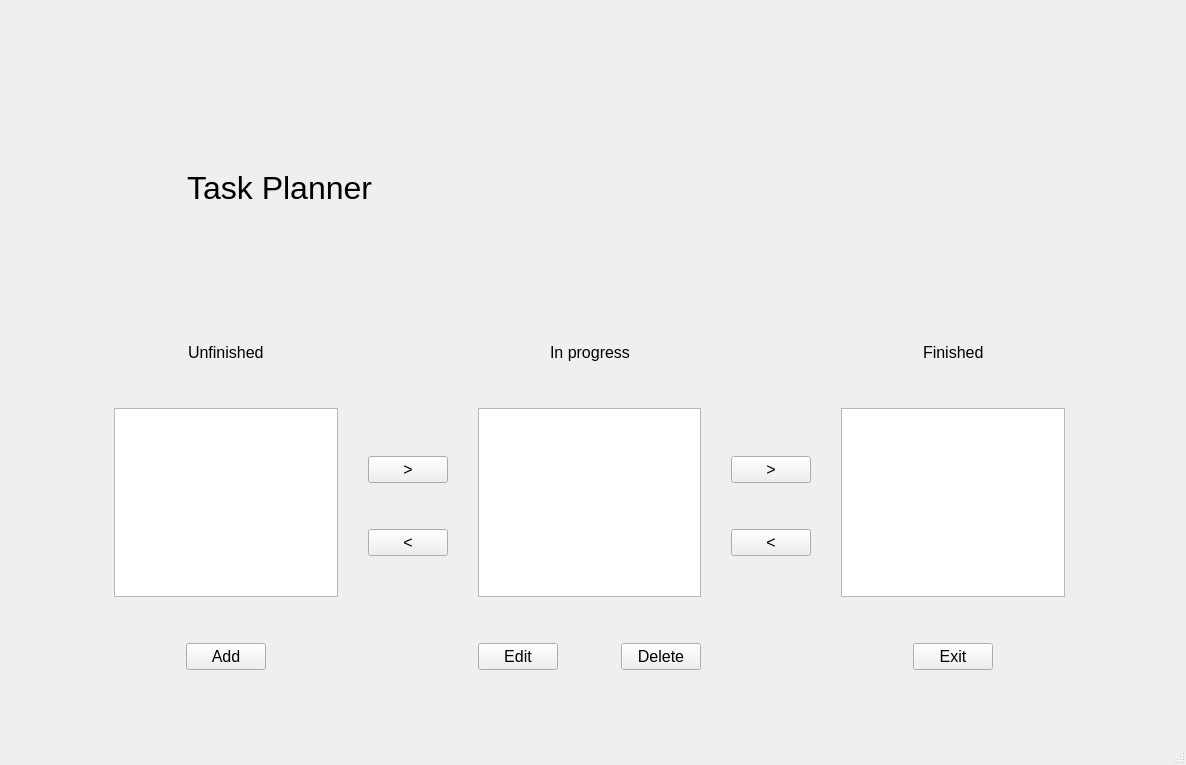
<?xml version="1.0" encoding="UTF-8"?>
<ui version="4.0">
 <class>MainWindow</class>
 <widget class="QMainWindow" name="MainWindow">
  <property name="geometry">
   <rect>
    <x>0</x>
    <y>0</y>
    <width>1186</width>
    <height>765</height>
   </rect>
  </property>
  <property name="windowTitle">
   <string>MainWindow</string>
  </property>
  <widget class="QWidget" name="centralwidget">
   <layout class="QGridLayout" name="gridLayout">
    <item row="0" column="2" rowspan="2">
     <spacer name="verticalSpacer_23">
      <property name="orientation">
       <enum>Qt::Vertical</enum>
      </property>
      <property name="sizeHint" stdset="0">
       <size>
        <width>20</width>
        <height>85</height>
       </size>
      </property>
     </spacer>
    </item>
    <item row="0" column="4">
     <spacer name="verticalSpacer_12">
      <property name="orientation">
       <enum>Qt::Vertical</enum>
      </property>
      <property name="sizeHint" stdset="0">
       <size>
        <width>20</width>
        <height>16</height>
       </size>
      </property>
     </spacer>
    </item>
    <item row="1" column="4" rowspan="3">
     <layout class="QVBoxLayout" name="verticalLayout_2">
      <item>
       <widget class="QLabel" name="label_pixmap_1">
        <property name="minimumSize">
         <size>
          <width>400</width>
          <height>200</height>
         </size>
        </property>
        <property name="maximumSize">
         <size>
          <width>400</width>
          <height>200</height>
         </size>
        </property>
        <property name="text">
         <string/>
        </property>
        <property name="pixmap">
         <pixmap resource="rsc.qrc">:/pics/to_do_list_board.png</pixmap>
        </property>
        <property name="scaledContents">
         <bool>true</bool>
        </property>
       </widget>
      </item>
     </layout>
    </item>
    <item row="2" column="0" colspan="2">
     <spacer name="horizontalSpacer_11">
      <property name="orientation">
       <enum>Qt::Horizontal</enum>
      </property>
      <property name="sizeHint" stdset="0">
       <size>
        <width>186</width>
        <height>20</height>
       </size>
      </property>
     </spacer>
    </item>
    <item row="2" column="2">
     <layout class="QVBoxLayout" name="verticalLayout">
      <item>
       <widget class="QLabel" name="label_task_planner">
        <property name="font">
         <font>
          <pointsize>24</pointsize>
         </font>
        </property>
        <property name="layoutDirection">
         <enum>Qt::LeftToRight</enum>
        </property>
        <property name="text">
         <string>Task Planner </string>
        </property>
        <property name="textFormat">
         <enum>Qt::AutoText</enum>
        </property>
        <property name="alignment">
         <set>Qt::AlignCenter</set>
        </property>
       </widget>
      </item>
     </layout>
    </item>
    <item row="2" column="3">
     <spacer name="horizontalSpacer_5">
      <property name="orientation">
       <enum>Qt::Horizontal</enum>
      </property>
      <property name="sizeType">
       <enum>QSizePolicy::Fixed</enum>
      </property>
      <property name="sizeHint" stdset="0">
       <size>
        <width>200</width>
        <height>0</height>
       </size>
      </property>
     </spacer>
    </item>
    <item row="2" column="5" colspan="2">
     <spacer name="horizontalSpacer_6">
      <property name="orientation">
       <enum>Qt::Horizontal</enum>
      </property>
      <property name="sizeHint" stdset="0">
       <size>
        <width>192</width>
        <height>20</height>
       </size>
      </property>
     </spacer>
    </item>
    <item row="3" column="2" rowspan="2">
     <spacer name="verticalSpacer_10">
      <property name="orientation">
       <enum>Qt::Vertical</enum>
      </property>
      <property name="sizeHint" stdset="0">
       <size>
        <width>20</width>
        <height>81</height>
       </size>
      </property>
     </spacer>
    </item>
    <item row="4" column="4">
     <spacer name="verticalSpacer_11">
      <property name="orientation">
       <enum>Qt::Vertical</enum>
      </property>
      <property name="sizeHint" stdset="0">
       <size>
        <width>20</width>
        <height>12</height>
       </size>
      </property>
     </spacer>
    </item>
    <item row="5" column="0">
     <spacer name="horizontalSpacer_4">
      <property name="orientation">
       <enum>Qt::Horizontal</enum>
      </property>
      <property name="sizeHint" stdset="0">
       <size>
        <width>21</width>
        <height>20</height>
       </size>
      </property>
     </spacer>
    </item>
    <item row="5" column="1" rowspan="2" colspan="5">
     <layout class="QHBoxLayout" name="horizontalLayout_15">
      <item>
       <layout class="QVBoxLayout" name="verticalLayout_5">
        <item>
         <spacer name="verticalSpacer_13">
          <property name="orientation">
           <enum>Qt::Vertical</enum>
          </property>
          <property name="sizeHint" stdset="0">
           <size>
            <width>20</width>
            <height>40</height>
           </size>
          </property>
         </spacer>
        </item>
        <item>
         <layout class="QHBoxLayout" name="horizontalLayout_5">
          <item>
           <spacer name="horizontalSpacer_9">
            <property name="orientation">
             <enum>Qt::Horizontal</enum>
            </property>
            <property name="sizeHint" stdset="0">
             <size>
              <width>40</width>
              <height>20</height>
             </size>
            </property>
           </spacer>
          </item>
          <item>
           <widget class="QLabel" name="label_unfinished">
            <property name="font">
             <font>
              <pointsize>12</pointsize>
             </font>
            </property>
            <property name="text">
             <string>Unfinished</string>
            </property>
           </widget>
          </item>
          <item>
           <spacer name="horizontalSpacer_10">
            <property name="orientation">
             <enum>Qt::Horizontal</enum>
            </property>
            <property name="sizeHint" stdset="0">
             <size>
              <width>40</width>
              <height>20</height>
             </size>
            </property>
           </spacer>
          </item>
         </layout>
        </item>
        <item>
         <spacer name="verticalSpacer_8">
          <property name="orientation">
           <enum>Qt::Vertical</enum>
          </property>
          <property name="sizeType">
           <enum>QSizePolicy::Fixed</enum>
          </property>
          <property name="sizeHint" stdset="0">
           <size>
            <width>20</width>
            <height>40</height>
           </size>
          </property>
         </spacer>
        </item>
        <item>
         <widget class="QListView" name="listView_unfinished">
          <property name="minimumSize">
           <size>
            <width>200</width>
            <height>100</height>
           </size>
          </property>
         </widget>
        </item>
        <item>
         <spacer name="verticalSpacer_7">
          <property name="orientation">
           <enum>Qt::Vertical</enum>
          </property>
          <property name="sizeType">
           <enum>QSizePolicy::Fixed</enum>
          </property>
          <property name="sizeHint" stdset="0">
           <size>
            <width>20</width>
            <height>40</height>
           </size>
          </property>
         </spacer>
        </item>
        <item>
         <layout class="QHBoxLayout" name="horizontalLayout">
          <item>
           <spacer name="horizontalSpacer">
            <property name="orientation">
             <enum>Qt::Horizontal</enum>
            </property>
            <property name="sizeHint" stdset="0">
             <size>
              <width>40</width>
              <height>20</height>
             </size>
            </property>
           </spacer>
          </item>
          <item>
           <widget class="QPushButton" name="button_add">
            <property name="font">
             <font>
              <pointsize>12</pointsize>
             </font>
            </property>
            <property name="text">
             <string>Add</string>
            </property>
           </widget>
          </item>
          <item>
           <spacer name="horizontalSpacer_2">
            <property name="orientation">
             <enum>Qt::Horizontal</enum>
            </property>
            <property name="sizeHint" stdset="0">
             <size>
              <width>40</width>
              <height>20</height>
             </size>
            </property>
           </spacer>
          </item>
         </layout>
        </item>
        <item>
         <spacer name="verticalSpacer_14">
          <property name="orientation">
           <enum>Qt::Vertical</enum>
          </property>
          <property name="sizeHint" stdset="0">
           <size>
            <width>20</width>
            <height>40</height>
           </size>
          </property>
         </spacer>
        </item>
       </layout>
      </item>
      <item>
       <layout class="QVBoxLayout" name="verticalLayout_3">
        <item>
         <spacer name="verticalSpacer_2">
          <property name="orientation">
           <enum>Qt::Vertical</enum>
          </property>
          <property name="sizeHint" stdset="0">
           <size>
            <width>20</width>
            <height>40</height>
           </size>
          </property>
         </spacer>
        </item>
        <item>
         <layout class="QHBoxLayout" name="horizontalLayout_7">
          <item>
           <spacer name="horizontalSpacer_13">
            <property name="orientation">
             <enum>Qt::Horizontal</enum>
            </property>
            <property name="sizeHint" stdset="0">
             <size>
              <width>40</width>
              <height>20</height>
             </size>
            </property>
           </spacer>
          </item>
          <item>
           <widget class="QPushButton" name="button_unfinished_to_in_progress">
            <property name="font">
             <font>
              <pointsize>12</pointsize>
             </font>
            </property>
            <property name="text">
             <string>&gt;</string>
            </property>
           </widget>
          </item>
          <item>
           <spacer name="horizontalSpacer_14">
            <property name="orientation">
             <enum>Qt::Horizontal</enum>
            </property>
            <property name="sizeHint" stdset="0">
             <size>
              <width>40</width>
              <height>20</height>
             </size>
            </property>
           </spacer>
          </item>
         </layout>
        </item>
        <item>
         <spacer name="verticalSpacer">
          <property name="orientation">
           <enum>Qt::Vertical</enum>
          </property>
          <property name="sizeType">
           <enum>QSizePolicy::Fixed</enum>
          </property>
          <property name="sizeHint" stdset="0">
           <size>
            <width>20</width>
            <height>40</height>
           </size>
          </property>
         </spacer>
        </item>
        <item>
         <layout class="QHBoxLayout" name="horizontalLayout_8">
          <item>
           <spacer name="horizontalSpacer_17">
            <property name="orientation">
             <enum>Qt::Horizontal</enum>
            </property>
            <property name="sizeHint" stdset="0">
             <size>
              <width>40</width>
              <height>20</height>
             </size>
            </property>
           </spacer>
          </item>
          <item>
           <widget class="QPushButton" name="button_in_progress_to_unfinished">
            <property name="font">
             <font>
              <pointsize>12</pointsize>
             </font>
            </property>
            <property name="text">
             <string>&lt;</string>
            </property>
           </widget>
          </item>
          <item>
           <spacer name="horizontalSpacer_18">
            <property name="orientation">
             <enum>Qt::Horizontal</enum>
            </property>
            <property name="sizeHint" stdset="0">
             <size>
              <width>40</width>
              <height>20</height>
             </size>
            </property>
           </spacer>
          </item>
         </layout>
        </item>
        <item>
         <spacer name="verticalSpacer_3">
          <property name="orientation">
           <enum>Qt::Vertical</enum>
          </property>
          <property name="sizeHint" stdset="0">
           <size>
            <width>20</width>
            <height>40</height>
           </size>
          </property>
         </spacer>
        </item>
       </layout>
      </item>
      <item>
       <layout class="QVBoxLayout" name="verticalLayout_8">
        <item>
         <spacer name="verticalSpacer_15">
          <property name="orientation">
           <enum>Qt::Vertical</enum>
          </property>
          <property name="sizeHint" stdset="0">
           <size>
            <width>20</width>
            <height>40</height>
           </size>
          </property>
         </spacer>
        </item>
        <item>
         <layout class="QHBoxLayout" name="horizontalLayout_10">
          <item>
           <spacer name="horizontalSpacer_21">
            <property name="orientation">
             <enum>Qt::Horizontal</enum>
            </property>
            <property name="sizeHint" stdset="0">
             <size>
              <width>40</width>
              <height>20</height>
             </size>
            </property>
           </spacer>
          </item>
          <item>
           <widget class="QLabel" name="label_in_progress">
            <property name="font">
             <font>
              <pointsize>12</pointsize>
             </font>
            </property>
            <property name="text">
             <string>In progress</string>
            </property>
           </widget>
          </item>
          <item>
           <spacer name="horizontalSpacer_22">
            <property name="orientation">
             <enum>Qt::Horizontal</enum>
            </property>
            <property name="sizeHint" stdset="0">
             <size>
              <width>40</width>
              <height>20</height>
             </size>
            </property>
           </spacer>
          </item>
         </layout>
        </item>
        <item>
         <spacer name="verticalSpacer_16">
          <property name="orientation">
           <enum>Qt::Vertical</enum>
          </property>
          <property name="sizeType">
           <enum>QSizePolicy::Fixed</enum>
          </property>
          <property name="sizeHint" stdset="0">
           <size>
            <width>20</width>
            <height>40</height>
           </size>
          </property>
         </spacer>
        </item>
        <item>
         <widget class="QListView" name="listView_in_progress">
          <property name="minimumSize">
           <size>
            <width>200</width>
            <height>100</height>
           </size>
          </property>
         </widget>
        </item>
        <item>
         <spacer name="verticalSpacer_17">
          <property name="orientation">
           <enum>Qt::Vertical</enum>
          </property>
          <property name="sizeType">
           <enum>QSizePolicy::Fixed</enum>
          </property>
          <property name="sizeHint" stdset="0">
           <size>
            <width>20</width>
            <height>40</height>
           </size>
          </property>
         </spacer>
        </item>
        <item>
         <layout class="QHBoxLayout" name="horizontalLayout_4">
          <item>
           <widget class="QPushButton" name="button_details">
            <property name="font">
             <font>
              <pointsize>12</pointsize>
             </font>
            </property>
            <property name="text">
             <string>Edit</string>
            </property>
           </widget>
          </item>
          <item>
           <spacer name="horizontalSpacer_8">
            <property name="orientation">
             <enum>Qt::Horizontal</enum>
            </property>
            <property name="sizeHint" stdset="0">
             <size>
              <width>40</width>
              <height>20</height>
             </size>
            </property>
           </spacer>
          </item>
          <item>
           <widget class="QPushButton" name="button_delete">
            <property name="font">
             <font>
              <pointsize>12</pointsize>
             </font>
            </property>
            <property name="text">
             <string>Delete</string>
            </property>
           </widget>
          </item>
         </layout>
        </item>
        <item>
         <spacer name="verticalSpacer_18">
          <property name="orientation">
           <enum>Qt::Vertical</enum>
          </property>
          <property name="sizeHint" stdset="0">
           <size>
            <width>20</width>
            <height>40</height>
           </size>
          </property>
         </spacer>
        </item>
       </layout>
      </item>
      <item>
       <layout class="QVBoxLayout" name="verticalLayout_4">
        <item>
         <spacer name="verticalSpacer_4">
          <property name="orientation">
           <enum>Qt::Vertical</enum>
          </property>
          <property name="sizeHint" stdset="0">
           <size>
            <width>20</width>
            <height>40</height>
           </size>
          </property>
         </spacer>
        </item>
        <item>
         <layout class="QHBoxLayout" name="horizontalLayout_11">
          <item>
           <spacer name="horizontalSpacer_15">
            <property name="orientation">
             <enum>Qt::Horizontal</enum>
            </property>
            <property name="sizeHint" stdset="0">
             <size>
              <width>40</width>
              <height>20</height>
             </size>
            </property>
           </spacer>
          </item>
          <item>
           <widget class="QPushButton" name="button_in_progress_to_finished">
            <property name="font">
             <font>
              <pointsize>12</pointsize>
             </font>
            </property>
            <property name="text">
             <string>&gt;</string>
            </property>
           </widget>
          </item>
          <item>
           <spacer name="horizontalSpacer_16">
            <property name="orientation">
             <enum>Qt::Horizontal</enum>
            </property>
            <property name="sizeHint" stdset="0">
             <size>
              <width>40</width>
              <height>20</height>
             </size>
            </property>
           </spacer>
          </item>
         </layout>
        </item>
        <item>
         <spacer name="verticalSpacer_5">
          <property name="orientation">
           <enum>Qt::Vertical</enum>
          </property>
          <property name="sizeType">
           <enum>QSizePolicy::Fixed</enum>
          </property>
          <property name="sizeHint" stdset="0">
           <size>
            <width>20</width>
            <height>40</height>
           </size>
          </property>
         </spacer>
        </item>
        <item>
         <layout class="QHBoxLayout" name="horizontalLayout_12">
          <item>
           <spacer name="horizontalSpacer_23">
            <property name="orientation">
             <enum>Qt::Horizontal</enum>
            </property>
            <property name="sizeHint" stdset="0">
             <size>
              <width>40</width>
              <height>20</height>
             </size>
            </property>
           </spacer>
          </item>
          <item>
           <widget class="QPushButton" name="button_finished_to_in_progress">
            <property name="font">
             <font>
              <pointsize>12</pointsize>
             </font>
            </property>
            <property name="text">
             <string>&lt;</string>
            </property>
           </widget>
          </item>
          <item>
           <spacer name="horizontalSpacer_24">
            <property name="orientation">
             <enum>Qt::Horizontal</enum>
            </property>
            <property name="sizeHint" stdset="0">
             <size>
              <width>40</width>
              <height>20</height>
             </size>
            </property>
           </spacer>
          </item>
         </layout>
        </item>
        <item>
         <spacer name="verticalSpacer_6">
          <property name="orientation">
           <enum>Qt::Vertical</enum>
          </property>
          <property name="sizeHint" stdset="0">
           <size>
            <width>20</width>
            <height>40</height>
           </size>
          </property>
         </spacer>
        </item>
       </layout>
      </item>
      <item>
       <layout class="QVBoxLayout" name="verticalLayout_9">
        <item>
         <spacer name="verticalSpacer_19">
          <property name="orientation">
           <enum>Qt::Vertical</enum>
          </property>
          <property name="sizeHint" stdset="0">
           <size>
            <width>20</width>
            <height>40</height>
           </size>
          </property>
         </spacer>
        </item>
        <item>
         <layout class="QHBoxLayout" name="horizontalLayout_13">
          <item>
           <spacer name="horizontalSpacer_25">
            <property name="orientation">
             <enum>Qt::Horizontal</enum>
            </property>
            <property name="sizeHint" stdset="0">
             <size>
              <width>40</width>
              <height>20</height>
             </size>
            </property>
           </spacer>
          </item>
          <item>
           <widget class="QLabel" name="label_finished">
            <property name="font">
             <font>
              <pointsize>12</pointsize>
             </font>
            </property>
            <property name="text">
             <string>Finished</string>
            </property>
           </widget>
          </item>
          <item>
           <spacer name="horizontalSpacer_26">
            <property name="orientation">
             <enum>Qt::Horizontal</enum>
            </property>
            <property name="sizeHint" stdset="0">
             <size>
              <width>40</width>
              <height>20</height>
             </size>
            </property>
           </spacer>
          </item>
         </layout>
        </item>
        <item>
         <spacer name="verticalSpacer_20">
          <property name="orientation">
           <enum>Qt::Vertical</enum>
          </property>
          <property name="sizeType">
           <enum>QSizePolicy::Fixed</enum>
          </property>
          <property name="sizeHint" stdset="0">
           <size>
            <width>20</width>
            <height>40</height>
           </size>
          </property>
         </spacer>
        </item>
        <item>
         <widget class="QListView" name="listView_finished">
          <property name="minimumSize">
           <size>
            <width>200</width>
            <height>100</height>
           </size>
          </property>
         </widget>
        </item>
        <item>
         <spacer name="verticalSpacer_21">
          <property name="orientation">
           <enum>Qt::Vertical</enum>
          </property>
          <property name="sizeType">
           <enum>QSizePolicy::Fixed</enum>
          </property>
          <property name="sizeHint" stdset="0">
           <size>
            <width>20</width>
            <height>40</height>
           </size>
          </property>
         </spacer>
        </item>
        <item>
         <layout class="QHBoxLayout" name="horizontalLayout_14">
          <item>
           <spacer name="horizontalSpacer_27">
            <property name="orientation">
             <enum>Qt::Horizontal</enum>
            </property>
            <property name="sizeHint" stdset="0">
             <size>
              <width>40</width>
              <height>20</height>
             </size>
            </property>
           </spacer>
          </item>
          <item>
           <widget class="QPushButton" name="button_exit">
            <property name="font">
             <font>
              <pointsize>12</pointsize>
             </font>
            </property>
            <property name="text">
             <string>Exit</string>
            </property>
           </widget>
          </item>
          <item>
           <spacer name="horizontalSpacer_28">
            <property name="orientation">
             <enum>Qt::Horizontal</enum>
            </property>
            <property name="sizeHint" stdset="0">
             <size>
              <width>40</width>
              <height>20</height>
             </size>
            </property>
           </spacer>
          </item>
         </layout>
        </item>
        <item>
         <spacer name="verticalSpacer_22">
          <property name="orientation">
           <enum>Qt::Vertical</enum>
          </property>
          <property name="sizeHint" stdset="0">
           <size>
            <width>20</width>
            <height>40</height>
           </size>
          </property>
         </spacer>
        </item>
       </layout>
      </item>
     </layout>
    </item>
    <item row="6" column="6">
     <spacer name="horizontalSpacer_3">
      <property name="orientation">
       <enum>Qt::Horizontal</enum>
      </property>
      <property name="sizeHint" stdset="0">
       <size>
        <width>27</width>
        <height>20</height>
       </size>
      </property>
     </spacer>
    </item>
    <item row="7" column="3">
     <spacer name="verticalSpacer_9">
      <property name="orientation">
       <enum>Qt::Vertical</enum>
      </property>
      <property name="sizeHint" stdset="0">
       <size>
        <width>20</width>
        <height>34</height>
       </size>
      </property>
     </spacer>
    </item>
   </layout>
  </widget>
  <widget class="QStatusBar" name="statusbar"/>
 </widget>
 <resources>
  <include location="rsc.qrc"/>
 </resources>
 <connections/>
</ui>
